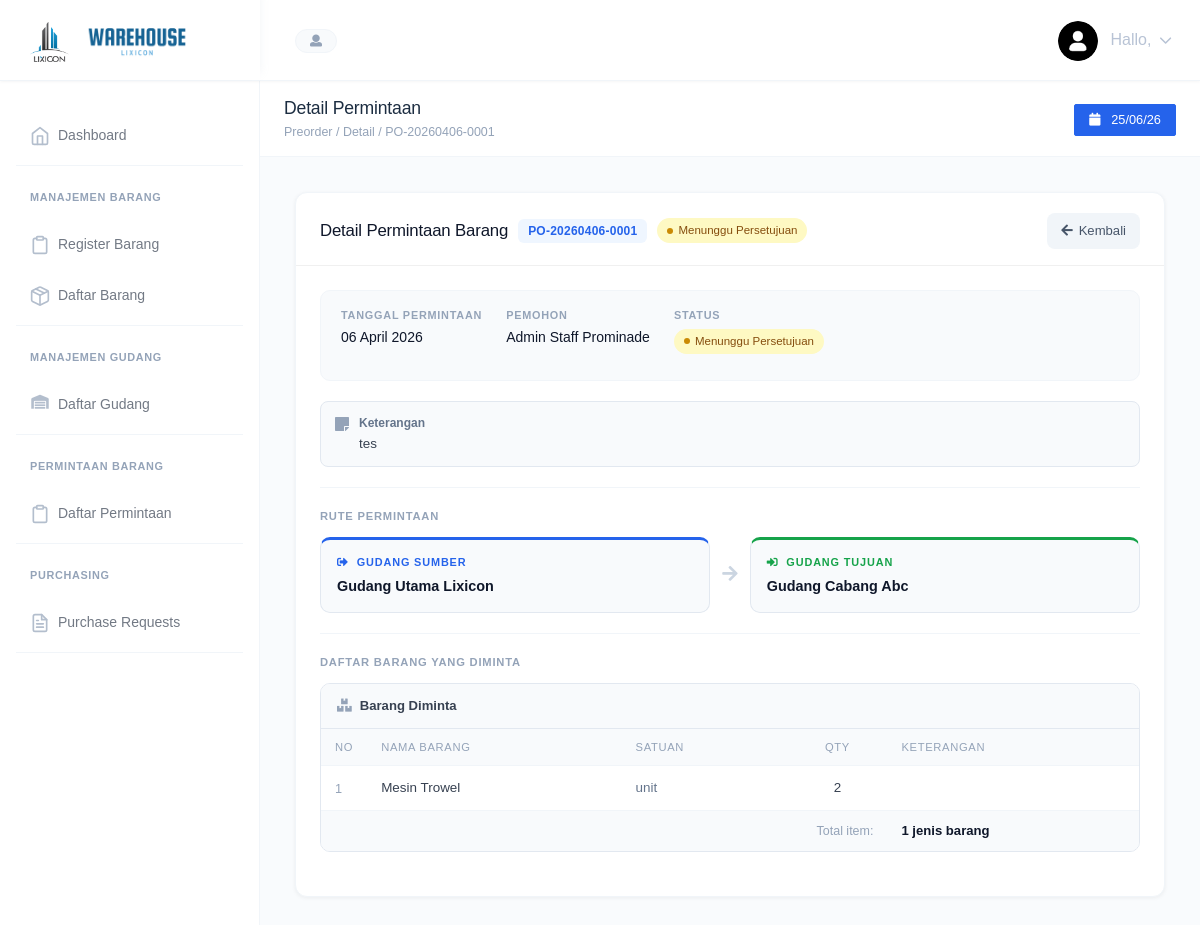
/preorder/detail/22, run on the app's committed database.
### tables this page shows
CREATE TABLE `permintaan_barang` (
  `id` int(11) NOT NULL,
  `kode_permintaan` varchar(30) NOT NULL,
  `id_user` int(11) NOT NULL,
  `id_gudang_asal` int(11) DEFAULT NULL,
  `id_gudang_tujuan` int(11) DEFAULT NULL,
  `tanggal_permintaan` date NOT NULL,
  `status` enum('menunggu','disetujui','ditolak','surat_jalan','dikirim','selesai','belum_selesai') NOT NULL DEFAULT 'menunggu',
  `keterangan` text DEFAULT NULL,
  `alasan_tolak` text DEFAULT NULL,
  `created_at` datetime DEFAULT current_timestamp(),
  `updated_at` datetime DEFAULT current_timestamp() ON UPDATE current_timestamp()
);

CREATE TABLE `user` (
  `id` int(11) NOT NULL,
  `nama` varchar(50) NOT NULL,
  `email` varchar(50) NOT NULL,
  `password` varchar(255) NOT NULL,
  `telefon` varchar(15) NOT NULL,
  `ktp` varchar(30) NOT NULL,
  `id_gudang` int(11) DEFAULT NULL,
  `role` enum('admin','staff') NOT NULL DEFAULT 'staff',
  `status` enum('aktif','non-aktif') NOT NULL DEFAULT 'aktif'
);

CREATE TABLE `gudang` (
  `id` int(11) NOT NULL,
  `nama` varchar(100) NOT NULL,
  `alamat` varchar(255) DEFAULT NULL,
  `created_at` datetime NOT NULL DEFAULT current_timestamp(),
  `updated_at` datetime DEFAULT NULL ON UPDATE current_timestamp()
);

CREATE TABLE `permintaan_barang_detail` (
  `id` int(11) NOT NULL,
  `id_permintaan` int(11) NOT NULL,
  `id_barang` int(11) NOT NULL,
  `qty` int(11) NOT NULL,
  `keterangan` varchar(255) DEFAULT NULL
);

CREATE TABLE `barang` (
  `id` int(11) NOT NULL,
  `id_supplier` int(11) DEFAULT NULL,
  `id_lokasi` int(11) DEFAULT NULL,
  `nama` varchar(50) NOT NULL,
  `deskripsi` text DEFAULT NULL,
  `qty` int(11) NOT NULL DEFAULT 0 COMMENT 'Total qty di semua gudang',
  `id_satuan` int(11) NOT NULL,
  `image` varchar(255) DEFAULT 'uploads/items/default.png',
  `kode_barang` varchar(255) DEFAULT NULL
);

CREATE TABLE `satuan` (
  `id` int(11) NOT NULL,
  `nama` varchar(30) NOT NULL,
  `status` enum('valid','invalid') NOT NULL DEFAULT 'valid'
);

### application/core/MY_Controller.php (called while the page is built, shortened)
<?php
class MY_Controller extends CI_Controller
{
    public function __construct()
    {
        $model = strtolower(get_class($this));
        if (file_exists(APPPATH . 'models/' . ucfirst($model) . '_model.php')) {
            $this->load->model(ucfirst($model) . '_model', $model, true);
        }
    }
    public function view($data, $openLoginPage = false)
    {
        if ($openLoginPage) {
            $this->load->view('pages/auth/login', $data);
        } else {
            $this->load->view('layouts/dashboard', $data);
        }
    }
}

### application/controllers/Preorder.php (called while the page is built, shortened)
<?php
class Preorder extends MY_Controller
{
    public function detail($id)
    {
        $permintaan = $this->preorderModel->getPermintaanById($id);
        $surat_jalan = $this->suratJalanModel->getSuratJalanByPermintaan($id);
        $surat_jalan_details = null;
        $verifikasi_details = null;
        $data = [
            'title' => 'Detail Permintaan - ' . $permintaan->kode_permintaan,
            'breadcrumb_title' => 'Detail Permintaan',
            'breadcrumb_path' => 'Preorder / Detail / ' . $permintaan->kode_permintaan,
            'page' => 'pages/preorder/detail',
            'permintaan' => $permintaan,
            'details' => $this->preorderModel->getPermintaanDetails($id),
            'surat_jalan' => $surat_jalan,
            'surat_jalan_details' => $surat_jalan_details,
            'verifikasi_details' => $verifikasi_details
        ];
        return $this->view($data);
    }
}

### index.php (called while the page is built, shortened)
<?php
require_once BASEPATH.'core/CodeIgniter.php';

### application/models/Preorder_model.php (called while the page is built, shortened)
<?php
class Preorder_model extends MY_Model
{
    public function getPermintaanById($id)
    {
        return $this->db->select([
            'permintaan_barang.*',
            'ga.nama AS nama_gudang_asal',
            'gt.nama AS nama_gudang_tujuan',
            'user.nama AS nama_user'
        ])
            ->from('permintaan_barang')
            ->join('gudang ga', 'permintaan_barang.id_gudang_asal = ga.id', 'left')
            ->join('gudang gt', 'permintaan_barang.id_gudang_tujuan = gt.id', 'left')
            ->join('user', 'permintaan_barang.id_user = user.id', 'left')
            ->where('permintaan_barang.id', $id)
            ->get()
            ->row();
    }
    public function getPermintaanDetails($id_permintaan)
    {
        return $this->db->select([
            'permintaan_barang_detail.*',
            'barang.nama AS nama_barang',
            'satuan.nama AS nama_satuan'
        ])
            ->from('permintaan_barang_detail')
            ->join('barang', 'permintaan_barang_detail.id_barang = barang.id', 'left')
            ->join('satuan', 'barang.id_satuan = satuan.id', 'left')
            ->where('permintaan_barang_detail.id_permintaan', $id_permintaan)
            ->get()
            ->result();
    }
}

### application/views/pages/preorder/detail.php (the view, shortened to what this page needs)
<?php
$statusConfig = [
    'menunggu'      => ['label' => 'Menunggu Persetujuan'],
    'disetujui'     => ['label' => 'Disetujui'],
    'ditolak'       => ['label' => 'Ditolak'],
    'surat_jalan'   => ['label' => 'Surat Jalan Dibuat'],
    'dikirim'       => ['label' => 'Sedang Dikirim'],
    'selesai'       => ['label' => 'Selesai'],
    'belum_selesai' => ['label' => 'Belum Selesai'],
];
$sc = $statusConfig[$permintaan->status] ?? ['label' => $permintaan->status];
?>
<div class="container-fluid">
    <div class="row">
        <div class="col-12">
            <div class="card detail-preorder"
                style="border-radius:12px; border:1px solid #f1f5f9; box-shadow:0 1px 4px rgba(0,0,0,0.06);">
                <div class="card-header-custom">
                    <div class="header-left">
                        <h5 class="page-title">Detail Permintaan Barang</h5>
                        <span class="kode-pill"><?= htmlspecialchars($permintaan->kode_permintaan) ?></span>
                        <span class="pr-badge <?= $permintaan->status ?>">
                            <span class="dot"></span>
                            <?= $sc['label'] ?>
                        </span>
                    </div>
                    <a href="<?= base_url('preorder') ?>" class="btn-back">
                        <i class="fas fa-arrow-left"></i> Kembali
                    </a>
                </div>
                <div class="detail-body">
                    <div class="meta-row">
                        <div class="meta-item">
                            <p class="meta-label">Tanggal Permintaan</p>
                            <p class="meta-value"><?= date('d F Y', strtotime($permintaan->tanggal_permintaan)) ?></p>
                        </div>
                        <div class="meta-item">
                            <p class="meta-label">Pemohon</p>
                            <p class="meta-value"><?= htmlspecialchars($permintaan->nama_user ?? '-') ?></p>
                        </div>
                        <div class="meta-item">
                            <p class="meta-label">Status</p>
                            <span class="pr-badge <?= $permintaan->status ?>">
                                <span class="dot"></span>
                                <?= $sc['label'] ?>
                            </span>
                        </div>
                    </div>
                    <?php if (!empty($permintaan->keterangan)): ?>
                        <div class="note-box">
                            <i class="fas fa-sticky-note" style="color:#94a3b8; margin-top:2px; flex-shrink:0;"></i>
                            <div>
                                <p class="note-label">Keterangan</p>
                                <p class="note-text"><?= htmlspecialchars($permintaan->keterangan) ?></p>
                            </div>
                        </div>
                    <?php endif; ?>
                    <hr class="section-divider">
                    <p class="section-label">Rute Permintaan</p>
                    <div class="wh-route">
                        <div class="wh-box source">
                            <p class="wh-label"><i class="fas fa-sign-out-alt mr-1"></i> Gudang Sumber</p>
                            <p class="wh-name"><?= htmlspecialchars($permintaan->nama_gudang_asal ?? '-') ?></p>
                        </div>
                        <div class="wh-arrow">
                            <i class="fas fa-arrow-right" style="font-size:1.1rem;"></i>
                        </div>
                        <div class="wh-box dest">
                            <p class="wh-label"><i class="fas fa-sign-in-alt mr-1"></i> Gudang Tujuan</p>
                            <p class="wh-name"><?= htmlspecialchars($permintaan->nama_gudang_tujuan ?? '-') ?></p>
                        </div>
                    </div>
                    <hr class="section-divider">
                    <p class="section-label">Daftar Barang yang Diminta</p>
                    <div class="section-card">
                        <div class="section-header">
                            <i class="fas fa-boxes" style="color:#94a3b8;"></i>
                            Barang Diminta
                        </div>
                        <div class="table-responsive">
                            <table class="detail-table">
                                <thead>
                                    <tr>
                                        <th style="width:44px;">No</th>
                                        <th>Nama Barang</th>
                                        <th>Satuan</th>
                                        <th class="text-center" style="width:100px;">Qty</th>
                                        <th>Keterangan</th>
                                    </tr>
                                </thead>
                                <tbody>
                                    <?php if (empty($details)): ?>
                                        <tr>
                                            <td colspan="5" style="text-align:center; padding:32px; color:#94a3b8; font-size:0.84rem;">
                                                Tidak ada data barang
                                            </td>
                                        </tr>
                                    <?php else: ?>
                                        <?php $no = 1; foreach ($details as $item): ?>
                                            <tr>
                                                <td style="color:#94a3b8; font-size:0.8rem;"><?= $no++ ?></td>
                                                <td><?= htmlspecialchars($item->nama_barang ?? '-') ?></td>
                                                <td style="color:#64748b;"><?= htmlspecialchars($item->nama_satuan ?? '-') ?></td>
                                                <td class="text-center">
                                                    <strong><?= number_format($item->qty) ?></strong>
                                                </td>
                                                <td style="color:#64748b;"><?= htmlspecialchars($item->keterangan ?? '-') ?></td>
                                            </tr>
                                        <?php endforeach; ?>
                                    <?php endif; ?>
                                </tbody>
                                <?php if (!empty($details)): ?>
                                    <tfoot>
                                        <tr>
                                            <td colspan="4" style="text-align:right; color:#94a3b8; font-size:0.78rem; font-weight:500;">
                                                Total item:
                                            </td>
                                            <td style="font-weight:600; color:#0f172a;">
                                                <?= count($details) ?> jenis barang
                                            </td>
                                        </tr>
                                    </tfoot>
                                <?php endif; ?>
                            </table>
                        </div>
                    </div>
                </div>
            </div>
        </div>
    </div>
</div>

### data on the page
permintaan_barang: kode_permintaan "PO-20260406-0001", status "Menunggu Persetujuan", tanggal_permintaan "06 April 2026", id_user.nama "Admin Staff Prominade", keterangan "tes", id_gudang_asal.nama "Gudang Utama Lixicon", id_gudang_tujuan.nama "Gudang Cabang Abc"
permintaan_barang_detail: id_barang.nama "Mesin Trowel", satuan.nama "unit", qty "2"

### other printed values
$breadcrumb_title "Detail Permintaan"
$breadcrumb_path "Preorder / Detail / PO-20260406-0001"
count($details) "1"
